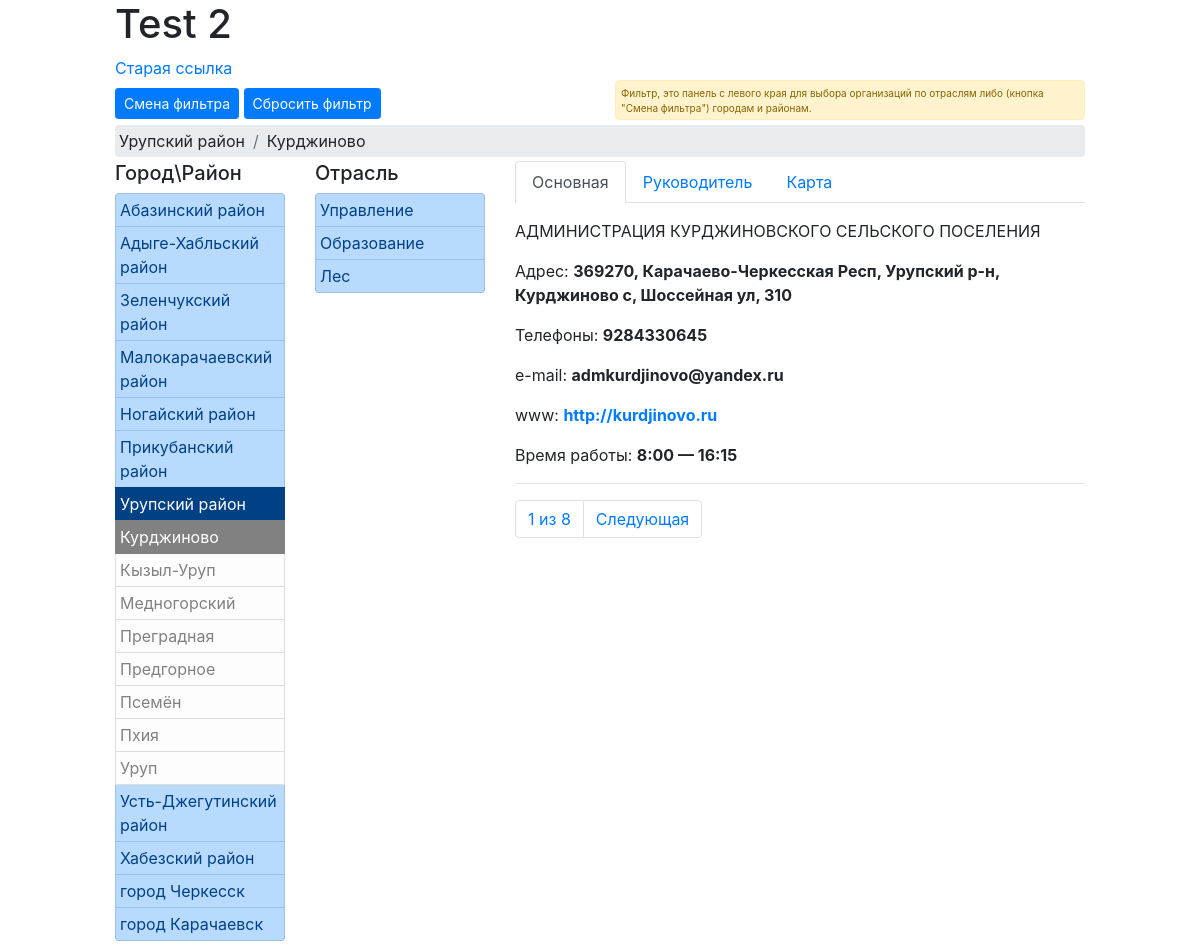
The app's page /0/8/108/0/0/ with its own data.
### rep_test_00/models.py (models this page shows, shortened)
class GorRayon(models.Model):
	region = models.ForeignKey(Regions, null=True, on_delete=models.PROTECT, verbose_name='Регион')
	name = models.CharField(max_length=50, verbose_name='Наименование')
	class Meta:
		verbose_name_plural = 'Города и(или) Районы'
		verbose_name = 'Город и(или) Район'

class Nsp(models.Model):
	region = models.ForeignKey(Regions, null=True, on_delete=models.PROTECT, verbose_name='Регион')
	rayon = ChainedForeignKey(
        GorRayon,
        chained_field='region',
        chained_model_field='region',
        show_all=False,
        auto_choose=True,
        null=True,
        verbose_name='Район')
	name = models.CharField(max_length=50, verbose_name='Наименование')
	mo = models.BooleanField(null=True, verbose_name='Муниципальное образование')
	class Meta:
		verbose_name_plural = 'Населенные пункты'
		verbose_name = 'Населеный пункт'

class Otrasl(models.Model):
	name = models.CharField(max_length=50, verbose_name='Наименование')
	class Meta:
		verbose_name_plural = 'Отрасли'
		verbose_name = 'Отрасль'

class Org(models.Model):
	otrasl = models.ForeignKey(Otrasl, null=True, on_delete=models.PROTECT, verbose_name='Отрасль')
	pod_otrasl = ChainedForeignKey(
        PodOtrasl,
        chained_field='otrasl',
        chained_model_field='otrasl',
        show_all=False,
        auto_choose=True,
        null=True,
        verbose_name='Подотрасль')
	region = models.ForeignKey(Regions, null=True, on_delete=models.PROTECT, verbose_name='Регион')
	rayon = ChainedForeignKey(
        GorRayon,
        chained_field='region',
        chained_model_field='region',
        show_all=False,
        auto_choose=True,
        null=True,
        verbose_name='Район')
	nsp = ChainedForeignKey(
        Nsp,
        chained_field='rayon',
        chained_model_field='rayon',
        show_all=False,
        auto_choose=True,
        null=True,
        verbose_name='Населенный пункт')
	inn = models.CharField(max_length=12, verbose_name='ИНН')
	name = models.CharField(max_length=300, verbose_name='Наименование')
	name_short = models.CharField(null=True, max_length=300, verbose_name='Сокращенное наименование')
	okved = models.CharField(null=True, max_length=8, verbose_name='ОКВЭД')
	okved_name = models.CharField(null=True, max_length=500, verbose_name='ОКВЭД наименование')
	class Meta:
		verbose_name_plural = 'Организации'
		verbose_name = 'Организация'

class orgContact(models.Model):
	org = models.ForeignKey(Org, null=True, on_delete=models.PROTECT, verbose_name='Организация')
	adres = models.CharField(null=True, blank=True, max_length=200, verbose_name='Адрес')
	telefone = models.CharField(null=True, blank=True, max_length=50, verbose_name='Телефоны')
	email = models.CharField(null=True, blank=True, max_length=50, verbose_name='e-mail')
	url = models.CharField(null=True, blank=True, max_length=50, verbose_name='Интрнет адрес')
	vremya = models.CharField(null=True, blank=True, max_length=50, verbose_name='Время работы')
	class Meta:
		verbose_name_plural = 'Контактная информация'
		verbose_name = 'Контактная информация'

### rep_test_00/views.py (the view)
# urls.py: path('<int:vid_sel>/<int:vid_1_id>/<int:pod_vid_1_id>/<int:vid_2_id>/<int:pod_vid_2_id>/', new_selection),
def new_selection(request, vid_sel, vid_1_id, pod_vid_1_id, vid_2_id, pod_vid_2_id):
	context = basic_filtr_or(request, vid_sel, vid_1_id, pod_vid_1_id, vid_2_id, pod_vid_2_id)
	return render(request, 'org_selector/index_2.html', context)

### rep_test_00/templates/org_selector/index_2.html (shortened to what this page needs)
{% load static %}
<html>
<head>
	<link rel="stylesheet" href="{% static 'org_selector/bootstrap.min.css'%}">
</head>
<body>
	<div class="container-fluid">
	<div class="row">
		<div class="col offset-lg-1">
			<h1>Test 2</h1>
			<a href="/0/0/0/0/">Старая ссылка</a>
		</div>
	</div>
	<div class="row">
		<div class="col-md-5 mt-2 mb-1 offset-lg-1">
			<a href="{{ href_vid_sel }}" class="btn btn-primary btn-sm" role="button"data-toggle="tooltip" data-placement="bottom" title="Выбор фильтров между 'Город\Раонон' и 'Отрасль'">Смена фильтра</a>
			<a href="/{{ vid_sel }}/0/0/0/0/" class="btn btn-primary btn-sm" role="button">Сбросить фильтр</a>
		</div>
		<div class="col-md-7 col-lg-5" style="padding-bottom: 0px; margin-bottom: 5px; height: 40px;">
			<div class="alert alert-warning mb-1" role="alert" style="font-size: 10px; padding: 5px; margin: 0px; height: 40px;">
				Фильтр, это панель с левого края для выбора организаций по отраслям либо (кнопка "Смена фильтра") городам и районам.
			</div>
		</div>
	</div>
	{% if me_vid1 > 0 %}
	<div class="row">
		<div class="col-lg-10 col-sm-12 offset-lg-1">
			<nav aria-label="breadcrumb">
			  <ol class="breadcrumb p-1 mb-1">
			  	{% for me_vid1_n in vid_1 %}
			  		{% if me_vid1_n.id == me_vid1 %}
			    		<li class="breadcrumb-item">{{ me_vid1_n.name }}</li>
			    	{% endif %}
				{% endfor %}
			  	{% for me_pod_vid1_n in pod_vid_1 %}
			  		{% if me_pod_vid1_n.id == me_podvid1 %}
			    	<li class="breadcrumb-item">{{ me_pod_vid1_n.name }}</li>
			    	{% endif %}
				{% endfor %}
			  </ol>
			</nav>
		</div>
	</div>
	{% endif %}
	<div class="row">
	<div class="col-lg-2 col-md-3 col-sm-6 mb-1 offset-lg-1">
		<h5>{{ name_vid.0 }}</h5>
		<div class="list-group">
		{% for vid_1_n in vid_1 %}
			{% if vid_1_n.id == me_vid1 %}
				<a href="/{{ vid_sel }}/{{vid_1_n.id}}/0/0/0/" class="list-group-item list-group-item-action list-group-item-primary p-1 active">{{ vid_1_n.name }}</a>
				{% for pod_vid_1_n in pod_vid_1 %}
					{% if pod_vid_1_n.id == me_podvid1 %}
					<a href="/{{ vid_sel }}/{{vid_1_n.id}}/{{pod_vid_1_n.id}}/0/0/" class="list-group-item list-group-item-action list-group-item-light p-1 active">{{ pod_vid_1_n.name }}</a>
					{% else %}
					<a href="/{{ vid_sel }}/{{vid_1_n.id}}/{{pod_vid_1_n.id}}/0/0/" class="list-group-item list-group-item-action list-group-item-light p-1">{{ pod_vid_1_n.name }}</a>
					{% endif %}
				{% endfor %}
			{% else %}
				<a href="/{{ vid_sel }}/{{vid_1_n.id}}/0/0/0/" class="list-group-item list-group-item-action list-group-item-primary p-1">{{ vid_1_n.name }}</a>
			{% endif %}
		{% endfor %}
		</div>
	</div>
	{% if vid_2.count > 0 %}
	<div class="col-lg-2 col-md-3 col-sm-6 mb-1">
		<h5>{{ name_vid.1 }}</h5>
		<div class="list-group">
		{% for vid_2_n in vid_2 %}
			{% if vid_2_n.id == me_vid2 %}
				<a href="/{{ vid_sel }}/{{me_vid1}}/{{me_podvid1}}/{{vid_2_n.id}}/0/"  class="list-group-item list-group-item-action list-group-item-primary p-1 active">{{vid_2_n.name}}</a>
					{% for pod_vid_2_n in pod_vid_2 %}
						{% if pod_vid_2_n.id == me_podvid2 %}
							<a href="/{{ vid_sel }}/{{me_vid1}}/{{me_podvid1}}/{{vid_2_n.id}}/{{pod_vid_2_n.id}}/"  class="list-group-item list-group-item-action list-group-item-light p-1 active">{{ pod_vid_2_n.name }}</a>
						{% else %}
							<a href="/{{ vid_sel }}/{{me_vid1}}/{{me_podvid1}}/{{vid_2_n.id}}/{{pod_vid_2_n.id}}/"  class="list-group-item list-group-item-action list-group-item-light p-1">{{ pod_vid_2_n.name }}</a>
						{% endif %}
					{% endfor %}
			{% else %}
				<a href="/{{ vid_sel }}/{{me_vid1}}/{{me_podvid1}}/{{vid_2_n.id}}/0/"  class="list-group-item list-group-item-action list-group-item-primary p-1">{{vid_2_n.name}}</a>
			{% endif %}
		{% endfor %}
		</div>
	</div>
	{% endif %}
	<div class="col-md-6">
		<nav>
		  <div class="nav nav-tabs" id="nav-tab" role="tablist">
		    <a class="nav-item nav-link active" id="nav-home-tab" data-toggle="tab" href="#basic" role="tab" aria-controls="nav-home" aria-selected="true">Основная</a>
		   	<a class="nav-item nav-link" id="nav-profile-tab" data-toggle="tab" href="#sheff" role="tab" aria-controls="nav-profile" aria-selected="false">Руководитель</a>
		    <a class="nav-item nav-link" id="nav-profile-tab" data-toggle="tab" href="#map_pane" role="tab" aria-controls="nav-profile" aria-selected="false">Карта</a>
		  </div>
		</nav>
		<div class="tab-content" id="nav-tabContent">
		<div class="tab-pane fade show active" id="basic" role="tabpanel" aria-labelledby="nav-basic-tab">
		{% for org in Orgs %}
			<p>{{ org.name }}</p>
			{% for org_cont in OrgContact %}
				{% if org == org_cont.org %}
					<p>Адрес: <strong>{{ org_cont.adres }}</strong></p>
					<p>Телефоны: <strong>{{ org_cont.telefone }}</strong></p>
					<p>e-mail: <strong>{{ org_cont.email|lower }}</strong></p>
					{% if org_cont.url|length != 0 %}
						<p>www: <a href="{{ org_cont.url }}" target="_blank"><strong>{{ org_cont.url }}</strong></a></p>
					{% endif %}
					{% if org_cont.vremya|length != 0 %}
						<p>Время работы: <strong>{{ org_cont.vremya }}</strong></p>
					{% endif %}
				{% endif %}
			{% endfor %}
			<hr>
		{% endfor %}
		</div>
		</div>
		<div>
			<nav aria-label="Page navigation example">
				<ul class="pagination">
					{% if page.paginator.num_pages > 1 %}
						<li class="page-item"><p  class="page-link">{{ page.number }} из {{ page.paginator.num_pages }}</p></li>
					{% endif %}
					{% if page.has_next %}
						<li class="page-item"><a href="?page={{ page.next_page_number }}" class="page-link">Следующая</a></li>
					{% endif %}
				</ul>
			</nav>
		</div>
	</div>
	</div>
	</div>
</body>
</html>

### records on screen
GorRayon: name "Урупский район"
Nsp: name "Курджиново"
GorRayon: name "Абазинский район"
GorRayon: name "Адыге-Хабльский район"
GorRayon: name "Зеленчукский район"
GorRayon: name "Малокарачаевский район"
GorRayon: name "Ногайский район"
GorRayon: name "Прикубанский район"
Nsp: name "Кызыл-Уруп"
Nsp: name "Медногорский"
Nsp: name "Преградная"
Nsp: name "Предгорное"
Nsp: name "Псемён"
Nsp: name "Пхия"
Nsp: name "Уруп"
GorRayon: name "Усть-Джегутинский район"
GorRayon: name "Хабезский район"
GorRayon: name "город Черкесск"
GorRayon: name "город Карачаевск"
Otrasl: name "Управление"
Otrasl: name "Образование"
Otrasl: name "Лес"
Org: name "АДМИНИСТРАЦИЯ КУРДЖИНОВСКОГО СЕЛЬСКОГО ПОСЕЛЕНИЯ"
orgContact: adres "369270, Карачаево-Черкесская Респ, Урупский р-н, Курджиново с, Шоссейная ул, 310", telefone "9284330645", email "admkurdjinovo@yandex.ru", url "http://kurdjinovo.ru", vremya "8:00 — 16:15"

### other values on screen
{{ name_vid.0 }} "Город\\Район"
{{ name_vid.1 }} "Отрасль"
{{ page.number }} "1"
{{ page.paginator.num_pages }} "8"
